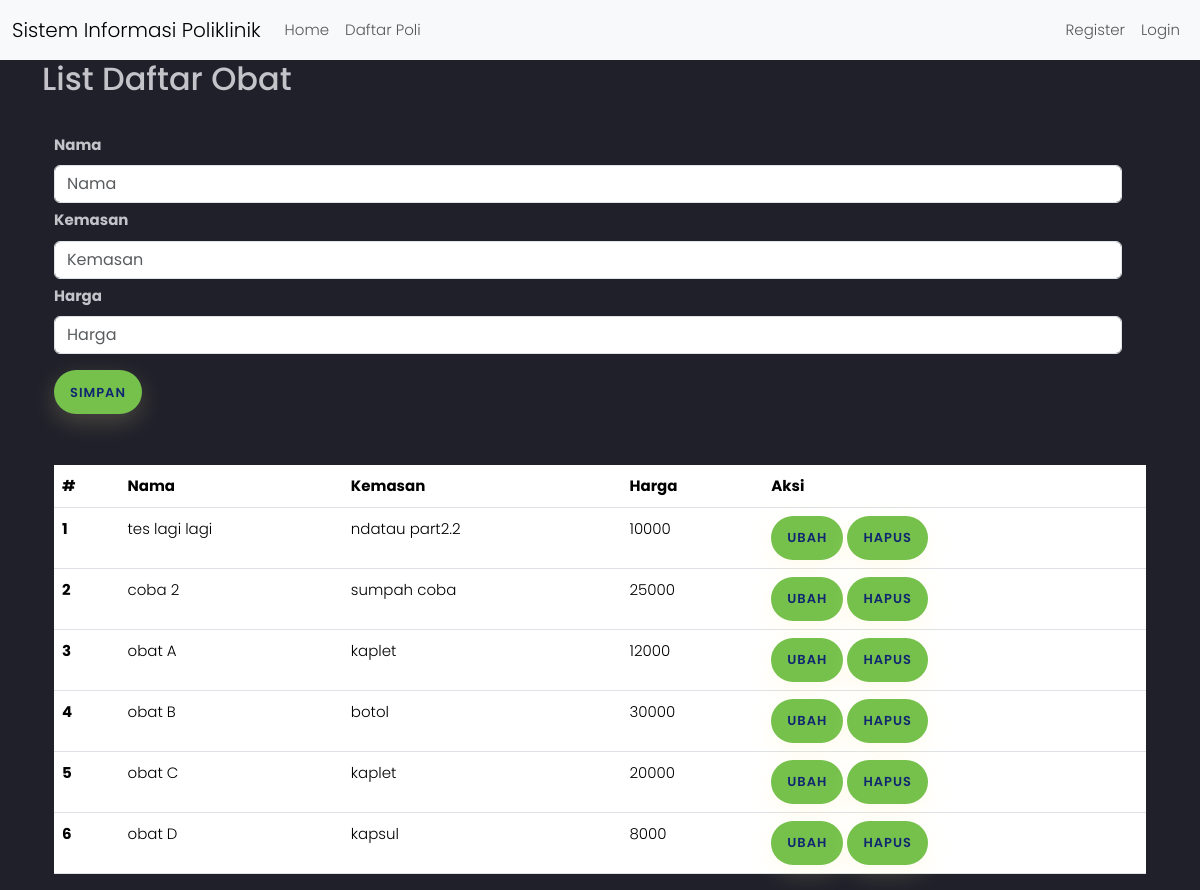
Page /index.php?page=obat (signed in) on the committed database.
### tables this page shows
CREATE TABLE `obat` (
  `id` int(11) UNSIGNED NOT NULL,
  `nama_obat` varchar(50) NOT NULL,
  `kemasan` varchar(35) NOT NULL,
  `harga` int(11) NOT NULL
);

### obat.php (the view, shortened to what this page needs)
<h2>List Daftar Obat</h2>
<br>
<div class="container">
    <form class="form row" method="POST" action="" name="myForm" onsubmit="return(validate());">
        <?php
        $nama_obat = '';
        $kemasan = '';
        $harga = '';
        ?>
        <div class="row">
            <label for="inputNama" class="form-label fw-bold">
                Nama
            </label>
            <div>
                <input type="text" class="form-control" name="nama_obat" id="inputNama" placeholder="Nama" value="<?php echo $nama_obat ?>">
            </div>
        </div>
        <div class="row mt-1">
            <label for="inputKemasan" class="form-label fw-bold">
                Kemasan
            </label>
            <div>
                <input type="text" class="form-control" name="kemasan" id="inputKemasan" placeholder="Kemasan" value="<?php echo $kemasan ?>">
            </div>
        </div>
        <div class="row mt-1">
            <label for="inputHarga" class="form-label fw-bold">
                Harga
            </label>
            <div>
                <input type="text" class="form-control" name="harga" id="inputHarga" placeholder="Harga" value="<?php echo $harga ?>">
            </div>
        </div>
        <div class="row mt-3">
            <div class=col>
                <button type="submit" class="btn btn-primary rounded-pill px-3 mt-auto" name="simpan">Simpan</button>
            </div>
        </div>
    </form>
    <br>
    <br>
    <table class="table table-hover">
        <thead>
            <tr>
                <th scope="col">#</th>
                <th scope="col">Nama</th>
                <th scope="col">Kemasan</th>
                <th scope="col">Harga</th>
                <th scope="col">Aksi</th>
            </tr>
        </thead>
        <tbody>
            <?php
            $result = mysqli_query($mysqli, "SELECT * FROM obat");
            $no = 1;
            while ($data = mysqli_fetch_array($result)) {
            ?>
                <tr>
                    <th scope="row"><?php echo $no++ ?></th>
                    <td><?php echo $data['nama_obat'] ?></td>
                    <td><?php echo $data['kemasan'] ?></td>
                    <td><?php echo $data['harga'] ?></td>
                    <td>
                        <a class="btn btn-success rounded-pill px-3" href="indexadmin.php?page=obat&id=<?php echo $data['id'] ?>">Ubah</a>
                        <a class="btn btn-danger rounded-pill px-3" href="indexadmin.php?page=obat&id=<?php echo $data['id'] ?>&aksi=hapus">Hapus</a>
                    </td>
                </tr>
            <?php
            }
            ?>
        </tbody>
    </table>

### style.css (style rules this page uses)
body { font-family: 'Poppins', sans-serif; font-weight: 300; font-size: 15px; line-height: 1.7; color: #c4c3ca; background-color: #1f2029; overflow-x: hidden; }
a { cursor: pointer; transition: all 200ms linear; }
.btn { border-radius: 4px; height: 44px; font-size: 13px; font-weight: 600; text-transform: uppercase; -webkit-transition : all 200ms linear; transition: all 200ms linear; padding: 0 30px; letter-spacing: 1px; display: -webkit-inline-flex; display: -ms-inline-flexbox; display: inline-flex; -webkit-align-items: center; -moz-align-items: center; -ms-align-items: center; align-items: center; -webkit-justify-content: center; -moz-justify-content: center; -ms-justify-content: center; justify-content: center; -ms-flex-pack: center; text-align: center; border: none; background-color: #75c14c; color: #102770; box-shadow: 0 8px 24px 0 rgba(255,235,167,.2); }

### rows in the picture
obat: nama_obat "tes lagi lagi", kemasan "ndatau part2.2", harga "10000"
obat: nama_obat "coba 2", kemasan "sumpah coba", harga "25000"
obat: nama_obat "obat A", kemasan "kaplet", harga "12000"
obat: nama_obat "obat B", kemasan "botol", harga "30000"
obat: nama_obat "obat C", kemasan "kaplet", harga "20000"
obat: nama_obat "obat D", kemasan "kapsul", harga "8000"
